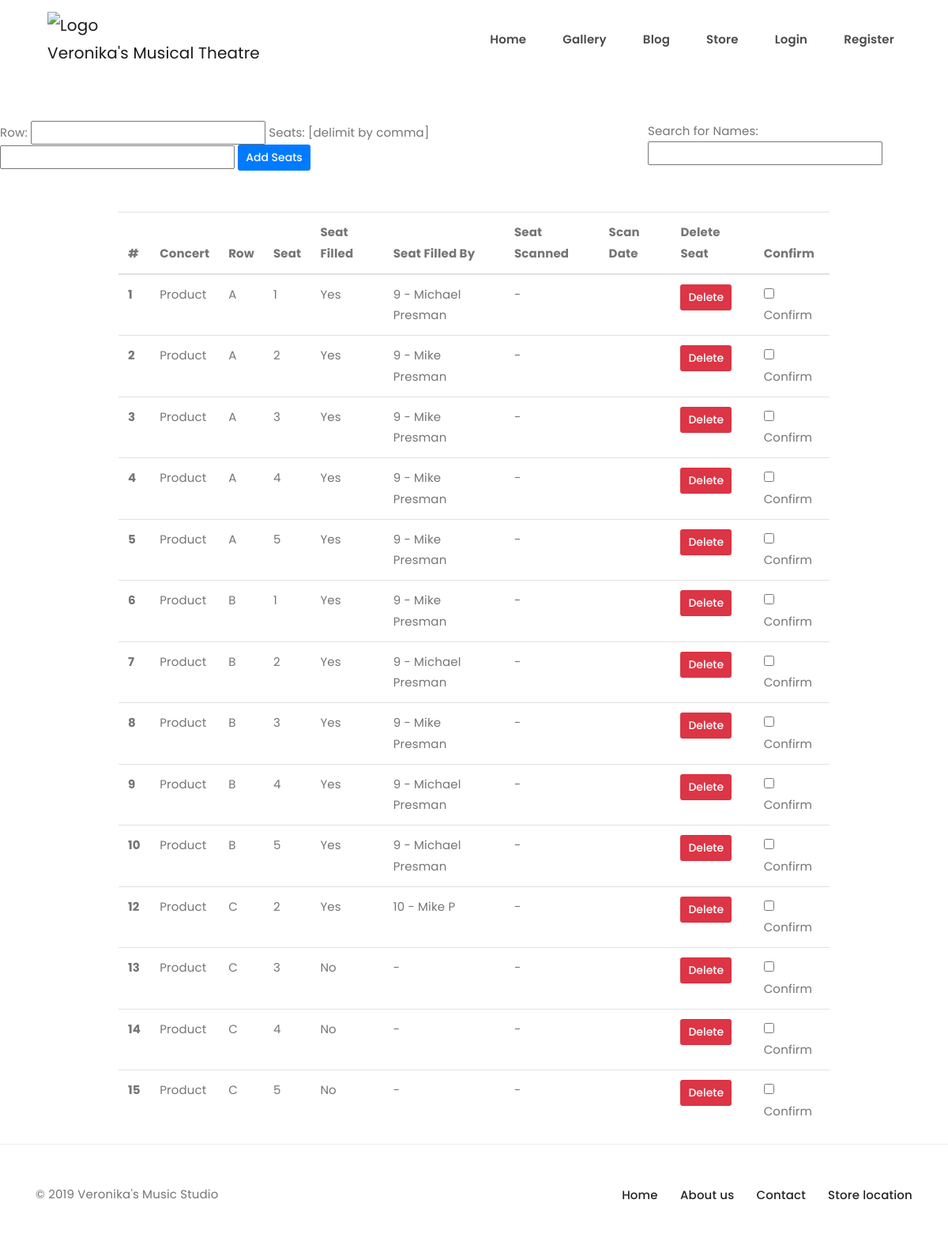
The app's page /concert-details/1, older data.
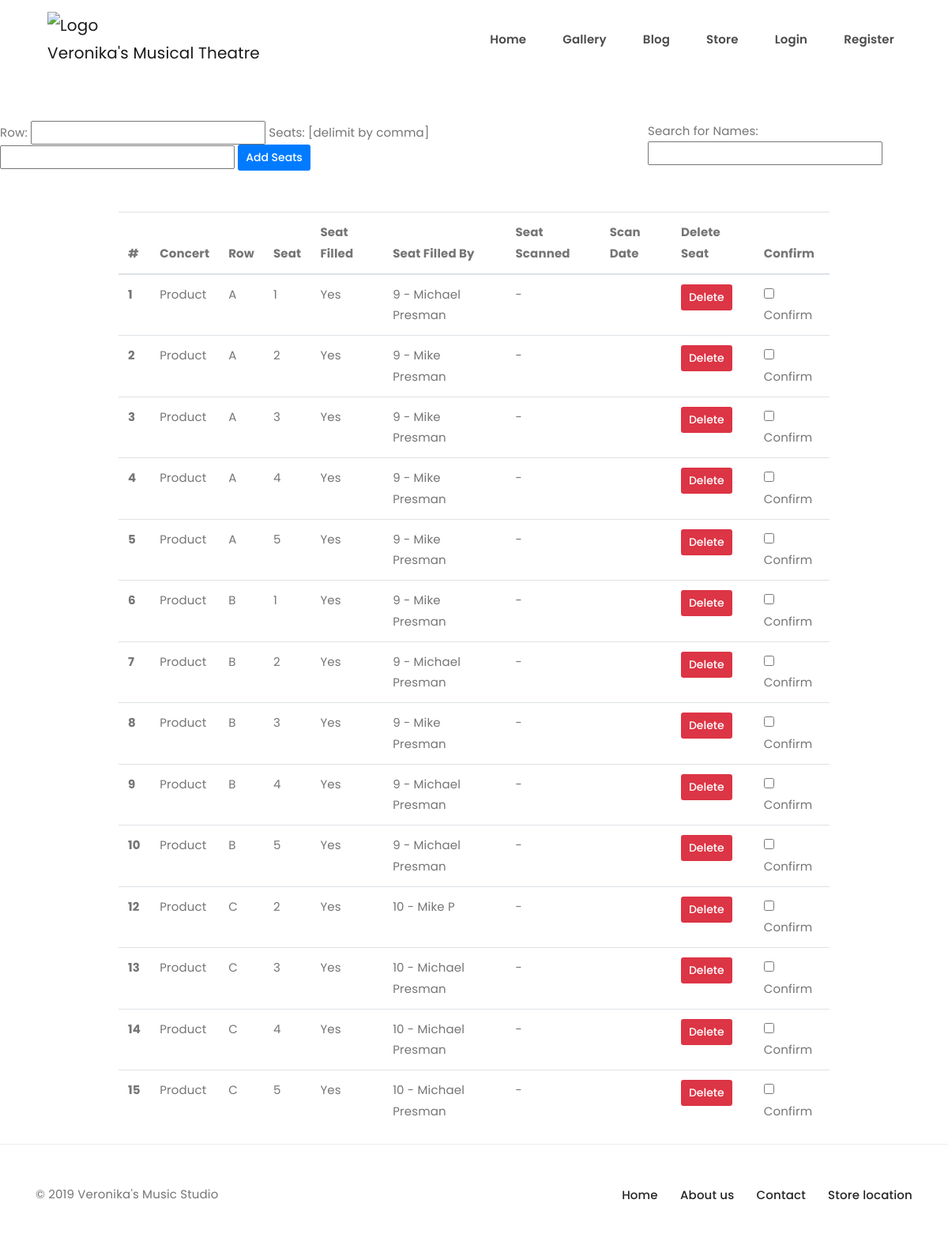
The same page, newer data.
### vms/models.py (models this page shows)
class ConcertSeats(db.Model):
    id = db.Column(db.Integer, primary_key=True)
    seat = db.Column(db.String(10))
    concert_name = db.Column(db.String(30))
    row = db.Column(db.String(10))
    filled = db.Column(db.Integer)
    first_name = db.Column(db.String(20))
    last_name = db.Column(db.String(20))
    date_of_purchase = db.Column(db.String(120))
    customer_email = db.Column(db.String(20))
    ticket_hash = db.Column(db.String(100))
    price_paid = db.Column(db.String(20))
    type_of_seat_bought = db.Column(db.String(20))
    filled_by_customer_id = db.Column(
        db.Integer, db.ForeignKey('user.id'))  # returns int
    customer = db.relationship("User", foreign_keys=[filled_by_customer_id])
    concert_id = db.Column(db.Integer, db.ForeignKey(
        'concertshop.id'), nullable=False)
    concert = db.relationship("ConcertShop", foreign_keys=[concert_id])
    attended = db.Column(db.Integer, default=0)
    date_attended = db.Column(db.String(20))

### vms/routes.py (the view, shortened to what this page needs)
@app.route("/concert-details/<concert_details_id>", methods=["GET", "POST"])
def concert_details(concert_details_id):
    concert = ConcertShop.query.filter_by(id=concert_details_id).first()
    if concert is None:
        flash("That concert id does not exist !")
        return redirect(url_for('store_purchases'))
    concert_to_render = ConcertSeats.query.filter_by(
        concert_id=concert_details_id).all()
    return render_template("concert_details.html", concert_details=concert_to_render)

### vms/templates/concert_details.html (shortened to what this page needs)
{% extends 'base.html' %}
{% block content %}
<div class = "row">
  <div class = "col-md-8">
    <form name = "" method = "POST">
        Row: <input type = "text" name = "row">
        Seats: [delimit by comma] <input type = "text" name = "seats">
         <button class = "btn-primary btn-sm" name = "update-submit">Add Seats</button>
       </div>
  <div class = "col-sm">
         Search for Names: <input type="text" id="myInput" onkeyup="myFunction()" placeholder="">
       </div>
</div>
<center>
<form method = "POST">
<table class="table" id = "myTable" style = "max-width: 75vw;">
  <thead>
    <tr>
      <th scope="col">#</th>
      <th scope="col">Concert</th>
      <th scope="col">Row</th>
      <th scope="col">Seat</th>
      <th scope="col">Seat Filled</th>
      <th scope="col">Seat Filled By</th>
      <th scope="col">Seat Scanned</th>
      <th scope="col">Scan Date</th>
      <th scope="col">Delete Seat</th>
      <th scope="col">Confirm</th>
    </tr>
  </thead>
  <tbody>
	{% for concert in concert_details %}
      <th scope="row">{{concert.id}}</th>
      <td>{{concert.concert_name}}</td>
      <td>{{concert.row}}</td>
      <td>{{concert.seat}}</td>
      {% if concert.filled == 0 %}
        <td>No</td>
        {%else%}
        <td>Yes</td>
      {%endif%}
      {% if concert.filled_by_customer_id is not none %}
      <td>{{concert.filled_by_customer_id}} - {{concert.first_name}} {{concert.last_name}}</td>
  	   {%else%}
       <td>-</td>
       {%endif%}
      {%if concert.attended == 0%}
         <td> - </td>
      {%else%}
         <td> Yes</td>
        {%endif%}
    {%if concert.date_attended is none%}
       <td></td>
       {%else%}
       <td>{{concert.date_attended}}</td>
       {%endif%}
                    <td><button class = "btn-danger btn-sm" value = "{{concert.id}}" name = "delete">Delete</button</td>
                    <td><input type="checkbox" value = "{{concert.id}}"name="confirm-delete[]">Confirm</td>
  	{%endfor%}
	</tbody>
 </table>
</form>
{% endblock %}

### vms/templates/base.html (shortened to what this page needs)
<!DOCTYPE html>
<html lang="en">
<head>
    <link href="/static/css/fontawesome-all.min.css" rel="stylesheet">
    <link href="/static/css/bootstrap.min.css" rel="stylesheet">
    <link href="/static/css/plugins/owl.carousel.min.css" rel="stylesheet">
    <link href="/static/css/plugins/magnific-popup.css" rel="stylesheet">
    <link href="/static/css/plugins/aos.css" rel="stylesheet">
    <link href="/static/css/plugins/spacing-and-height.css" rel="stylesheet">
    <link href="/static/css/theme-modules.css" rel="stylesheet">
</head>
<nav class="navbar navbar-expand-lg navbar-light">
    <div class="container-fluid px-60px">
        <a class="navbar-brand" href="{{url_for('index')}}">
            <img class="etcodes-normal-logo" src="https://lh3.googleusercontent.com/sZTDXAeITEDVEYDwCR1XsEWNFsGh_cR0Rr8D8naykZFUDA1LtVxHup-BxUiscWLNT_e5WhyHKZ_cIdTV-pMsfOaVkkt6hVfGxrgEpvrhc7ZA4bNNjMUrjU7U6lqJcriKvHoQsW_G=s152-p-k" alt="Logo" width="84" height="22">
            Veronika's Musical Theatre
        </a>
        <div class="collapse navbar-collapse" id="navbarNavDropdown">
            <ul class="navbar-nav ml-auto">
                <li class="nav-item dropdown mega_menu_holder current">
                    <a class="nav-link" href="{{url_for('index')}}">Home</a>
                </li>
                <li class="nav-item dropdown mega_menu_holder current">
                    <a class="nav-link" href="{{url_for('gallery', page = 1)}}">Gallery</a>
                </li>
                  <li class="nav-item dropdown mega_menu_holder current">
                    <a class="nav-link" href="{{url_for('blog', page = 1)}}">Blog</a>
                </li>
                   <li class="nav-item dropdown mega_menu_holder current">
                    <a class="nav-link" href="{{url_for('store')}}">Store</a>
                </li>
                {% if not current_user.is_authenticated %}
                 <li class="nav-item dropdown mega_menu_holder current">
                    <a class="nav-link" href="{{url_for('login')}}">Login</a>
                </li>
                 <li class="nav-item dropdown mega_menu_holder current">
                    <a class="nav-link" href="{{url_for('register')}}">Register</a>
                </li>
                {% endif %}
            </ul>
        </div>
    </div>
</nav>
{% block content %}
{% endblock %}
        <footer class="web-footer footer footer-top-border py-50px">
            <div class="container">
                <div class="row large-gutters">
                    <div class="col-md-6">
                        <div class="footer-widget text-center text-md-left mb-15px mb-md-0">
                            <p class="m-0">© 2019 Veronika's Music Studio</p>
                        </div>
                    </div>
                    <div class="col-md-6">
                        <div class="footer-widget">
                            <ul class="list-inline m-0 text-center text-md-right footer-nav">
                                <li class="list-inline-item">
                                    <a href="https://www.facebook.com/energeticthemes">
                                        Home
                                    </a>
                                </li>
                                <li class="list-inline-item">
                                    <a href="https://instagram.com/energeticthemes">
                                        About us
                                    </a>
                                </li>
                                <li class="list-inline-item">
                                    <a href="https://behance.com/energeticthemes">
                                        Contact
                                    </a>
                                </li>
                                <li class="list-inline-item">
                                    <a href="https://twitter.com/energeticthemes">
                                        Store location
                                    </a>
                                </li>
                            </ul>
                        </div>
                    </div>
                </div>
            </div>
    </footer>

Row changes from the older to the newer data that the page shows:
changed ConcertSeats id 13: filled_by_customer_id (not shown) → "10"; first_name (not shown) → "Michael"; last_name (not shown) → "Presman"; filled "No" → "Yes"
changed ConcertSeats id 14: filled_by_customer_id (not shown) → "10"; first_name (not shown) → "Michael"; last_name (not shown) → "Presman"; filled "No" → "Yes"
changed ConcertSeats id 15: filled_by_customer_id (not shown) → "10"; first_name (not shown) → "Michael"; last_name (not shown) → "Presman"; filled "No" → "Yes"
